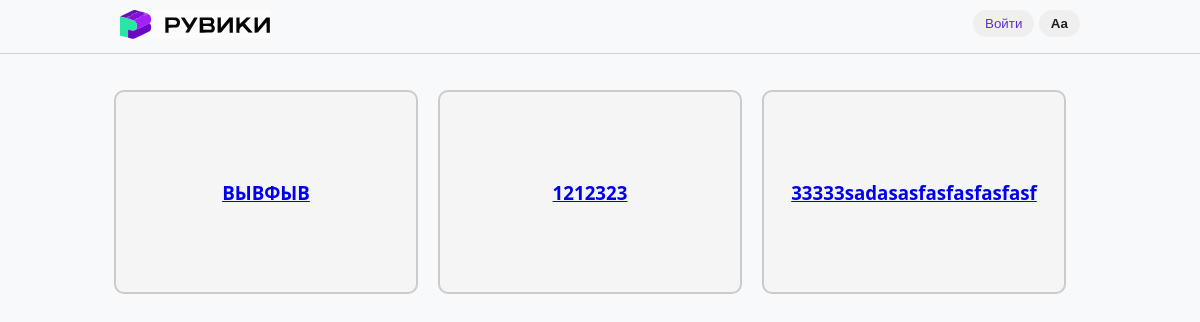
The page /articles on the database its author committed.
### tables this page shows
CREATE TABLE articles (
    id INTEGER PRIMARY KEY AUTOINCREMENT,
    title TEXT NOT NULL UNIQUE,
    content TEXT NOT NULL,
    photo TEXT NOT NULL
);

### server.py (the view)
@app.route("/articles")
def show_articles():
    articles = Database.get_all_articles()
    groups = []
    k = 3
    for i in range(0, len(articles), k):
        groups.append(articles[i:i+k])
    return render_template('articles.html', groups=groups)

### database.py (called while the page is built)
    @staticmethod
    def get_all_articles():
        connection = sqlite3.connect(Database.DATABASE)
        cursor = connection.cursor()
        cursor.execute("SELECT * FROM articles")
        raw_articles = cursor.fetchall()
        articles = []
        for id, title, content, photo in raw_articles:
            article = Article(title, content, photo, id)
            articles.append(article)
        return articles

### templates/articles.html (shortened to what this page needs)
{% extends 'base.html' %}
{% block styles %}
<link rel="stylesheet" href="{{ url_for('static', filename='articles.css') }}">
{% endblock %}
{% block content %}
<div class="article_table">
    {% for group in groups %}
    <div class="article_table_row">
        {% for article in group %}
        <div class="article_card">
            <a href="{{ url_for('article', name=article.title) }}">
                <h3>{{ article.title }}</h3>
            </a>
        </div>
        {% endfor %}
    </div>
    {% endfor %}
</div>
{% endblock %}

### static/base.css (style rules this page uses)
* { margin: 0; padding: 0; }
body { font-family: 'Gill Sans', sans-serif; display: flex; align-items: center; flex-direction: column; background-color: #f8f9fa; }

### static/articles.css (style rules this page uses)
.article_card { margin-right: 20px; margin-bottom: 20px; display: flex; justify-content: center; align-items: center; width: 300px; height: 200px; background-color: whitesmoke; border-radius: 10px; border: 2px solid rgb(204, 203, 203); font-family: system-ui, -apple-system, BlinkMacSystemFont, 'Segoe UI', Roboto, Oxygen, Ubuntu, Cantarell, 'Open Sans', 'Helvetica Neue', sans-serif; }
.article_table { margin-top: 20px; }
.article_table_row { display: flex; justify-content: center; }

### rows shown on the page
articles: title "ВЫВФЫВ"
articles: title "1212323"
articles: title "33333sadasasfasfasfasfasf"
